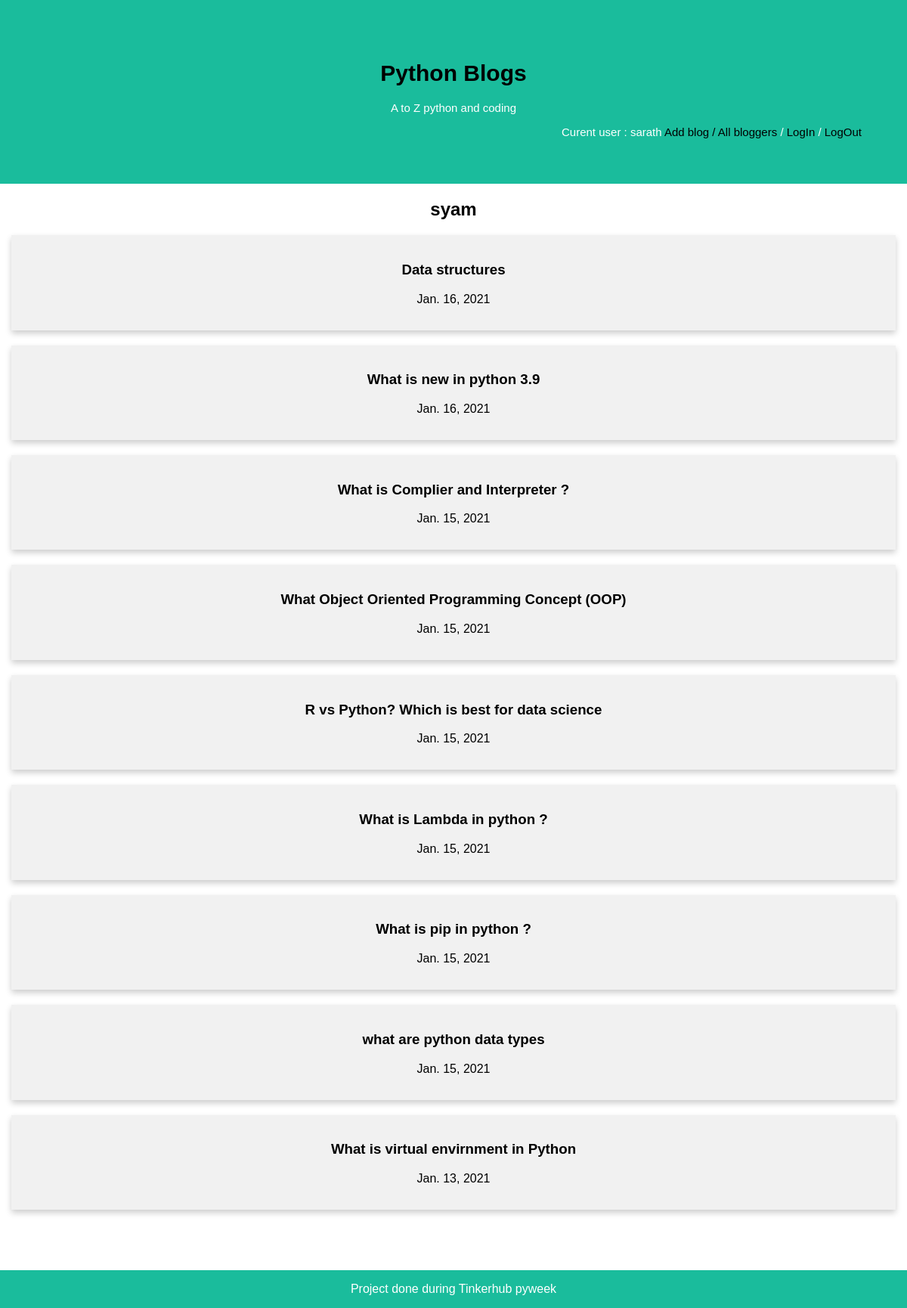
Page /blogger/1 (signed in) on the committed database.
### blog/models.py (models this page shows, shortened)
class Author(models.Model):
    user = models.OneToOneField(User, on_delete=models.SET_NULL,null=True)
    class Meta:
        ordering=["user"]

class Article(models.Model):
    name=models.CharField(max_length=100)
    content=models.CharField(max_length=1500,)
    publishing_date=models.DateField(default=date.today)
    author=models.ForeignKey(Author, on_delete=models.SET_NULL,null=True)
    class Meta:
        ordering=["-publishing_date"]
    def get_absolute_url(self):
         return reverse('blog-view',args=[str(self.id)])

### blog/views.py (the view)
# urls.py: path('blogger/<int:pk>', author, name='author'),
def author(request, pk):
    blogs=Article.objects.filter(author__id=pk)
    context = {
        'author': get_object_or_404(Author, pk=pk),
        'blogs': blogs
    }
    return render(request, 'author.html', context=context)

### blog/templates/author.html
{% extends 'base.html' %} {% block content %}
<div class="author" style="text-align: center">
  <h2>{{ author.user.username }}</h2>
</div>
<div class="row">
  {% if blogs %}
{% for blog in blogs %}
<div class="card">
  <a href="{{ blog.get_absolute_url }}"> <h3>{{ blog.name }}</h3></a>
  <p>{{ blog.publishing_date }}</p>
</div>
{% endfor %}
{% else %}
<p>No blogs available</p>
{% endif %}
</div>
{% endblock %}

### blog/templates/base.html (shortened to what this page needs)
<!DOCTYPE html>
<html lang="en">
  <head>
    {% load static %}
    <link rel="stylesheet" href="{% static 'css/style.css' %}" />
  </head>
  <body style="margin: 0%">
    <div class="header">
      <a href="{% url 'blogs_list' %}">
        <h1>Python Blogs</h1>
      </a>
      <p>A to Z python and coding</p>
      <div class="signin" style="text-align: end">
        {% if user.is_authenticated %}
        <span>
          Curent user : {{ user.get_username }}
          <a href="{% url 'addblog' %}" class="top-menu"> Add blog </a>
        </span>
        {% endif %}
        <a href="{% url 'bloggers' %}"> / All bloggers </a>
        /
        <a href="{% url 'login'%}?next={{request.path}}"> LogIn </a>
        /
        <a href="{% url 'logout'%}?next={{request.path}}"> LogOut </a>
      </div>
    </div>
    {% block content %}
    {% endblock %}
    <div class="space" style="height: 10px; ">
    </div>
        <div class="space" style="height: 100px; ">
        </div>
    <div class="footer">
      <p>Project done during Tinkerhub pyweek</p>
    </div>
  </body>
</html>

### blog/static/css/style.css (style rules this page uses)
.header { padding: 60px; text-align: center; background: #1abc9c; color: white; font-size: 15px; }
.footer { position: fixed; left: 0%; bottom: 0%; width: 100%; background-color: #1abc9c; color: white; text-align: center; }
* { box-sizing: border-box; }
body { font-family: Arial, Helvetica, sans-serif; }
.row { margin: 0 -5px; }
a { text-decoration: none; color: black; }
.row::after { content: ""; display: table; clear: both; }
.card { box-shadow: 0 4px 8px 0 rgba(0, 0, 0, 0.2); padding: 16px; text-align: center; background-color: #f1f1f1; margin: 20px; }

### rows in the picture
Author: user.username "syam"
Article: name "Data structures", publishing_date "Jan. 16, 2021"
Article: name "What is new in python 3.9", publishing_date "Jan. 16, 2021"
Article: name "What is Complier and Interpreter ?", publishing_date "Jan. 15, 2021"
Article: name "What Object Oriented Programming Concept (OOP)", publishing_date "Jan. 15, 2021"
Article: name "R vs Python? Which is best for data science", publishing_date "Jan. 15, 2021"
Article: name "What is Lambda in python ?", publishing_date "Jan. 15, 2021"
Article: name "What is pip in python ?", publishing_date "Jan. 15, 2021"
Article: name "what are python data types", publishing_date "Jan. 15, 2021"
Article: name "What is virtual envirnment in Python", publishing_date "Jan. 13, 2021"

### other values in the picture
{{ user.get_username }} "sarath"
